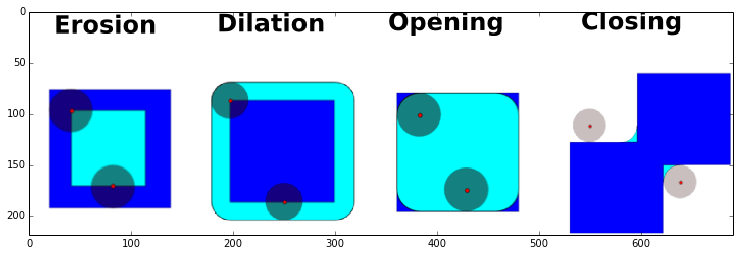
#> input picture Semestr 5/KCK/Laboratoria/Lab4/img/morphology.png, 740 x 256 px
$ jupyter execute morphology.ipynb   (shell and % lines are left out)
#> lines starting #> are read from the running program, lines starting #| are printed output that depends on the picture; after the words box and inside, x2 and y2 are one past the last pixel; in counts of white or black regions, pixels touching at a corner belong together
[cell 1]
from skimage import data, io, morphology
from skimage.color import rgb2hsv, hsv2rgb, rgb2gray
from pylab import *
from skimage.morphology import square
import skimage as si
import numpy as np
from numpy import array
import matplotlib.pyplot as pl

def show(*args):
    "Show multiple images in a row"
    pl.figure(figsize=(20,12))
    for i,img in enumerate(args):
        pl.subplot(1, len(args), i+1)
        imshow(img, cmap='gray')

[cell 2]
figure(figsize=(15,4))
io.imshow(io.imread('img/morphology.png'))

[cell 3]
arr = zeros([7,7],dtype='uint8')
arr[1:6,1:6]=255
arr

[cell 4]
eroded = morphology.erosion(arr, square(3))
eroded

[cell 5]
morphology.dilation(eroded, square(3))

[cell 6]
# Threshold
coins = data.coins()
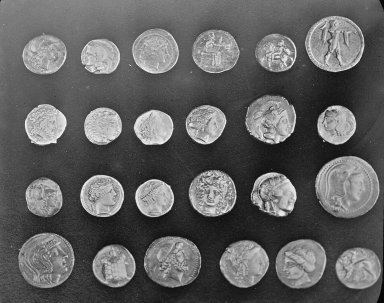
#> input picture skimage.data.coins(), 384 x 303 px
#> coins is the input picture: shape (303, 384); min 1, max 252, mean 96.9
binary = coins > 150
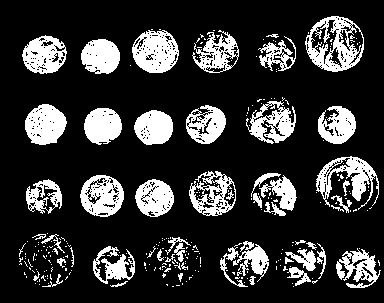
#> binary: shape (303, 384) bool; 20.4% white; 282 white regions (231 under 20 px), largest, box (x1, y1, x2, y2) and area: (305, 16, 364, 72) 1562, (132, 30, 179, 73) 1404, (316, 156, 379, 210) 1264
show(coins, binary)
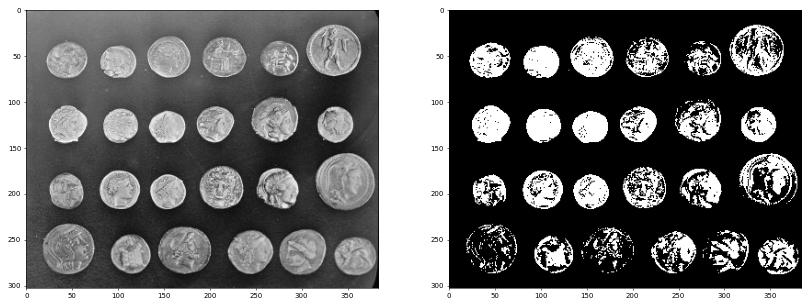
#> figure drawn by matplotlib, 2 panels

[cell 7]
# Erosion
eroded = morphology.erosion(binary, square(3))
#> eroded: shape (303, 384) bool; 8.6% white; 206 white regions (151 under 20 px), largest, box (x1, y1, x2, y2) and area: (26, 105, 66, 144) 880, (85, 109, 121, 143) 862, (82, 40, 119, 73) 805
show(binary, eroded)

[cell 8]
# Dilatation
dilated = morphology.dilation(binary, square(3))
#> dilated: shape (303, 384) bool; 31.9% white; 41 white regions (10 under 20 px), largest, box (x1, y1, x2, y2) and area: (304, 15, 365, 73) 2652, (315, 155, 380, 214) 2537, (245, 96, 297, 145) 1843
show(binary, dilated)

[cell 9]
# Closing (small dark spots were removed)
dilated = morphology.dilation(binary, square(5))
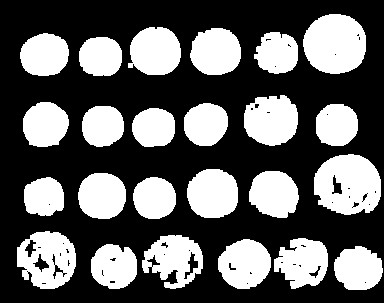
#> dilated: shape (303, 384) bool; 38% white; 24 white regions, largest, box (x1, y1, x2, y2) and area: (314, 154, 381, 215) 3131, (303, 14, 366, 74) 3024, (17, 231, 76, 289) 2369
eroded = morphology.erosion(dilated, square(5))
#> eroded: shape (303, 384) bool; 27.9% white; 40 white regions (15 under 20 px), largest, box (x1, y1, x2, y2) and area: (305, 16, 364, 72) 2472, (316, 156, 379, 213) 2194, (189, 171, 236, 216) 1665
show(binary, dilated, eroded)
result = eroded

[cell 10]
opened = morphology.opening(result, square(2))
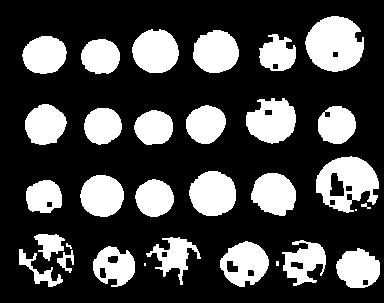
#> opened: shape (303, 384) bool; 27.7% white; 31 white regions (4 under 20 px), largest, box (x1, y1, x2, y2) and area: (305, 16, 364, 72) 2466, (316, 156, 379, 213) 2141, (189, 171, 236, 216) 1665
show(result, opened)

[cell 11]
horse = (255 - data.horse())
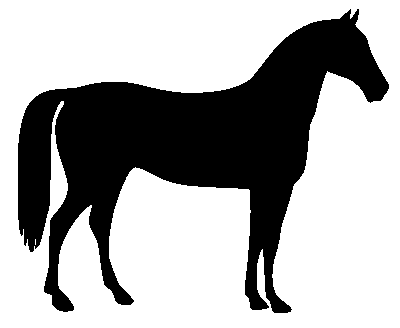
#> input picture skimage.data.horse(), 400 x 328 px
#> horse: shape (328, 400) int64; values 254 (black) and 255 (white), 33.1% white; 1 white region, box (x1, y1, x2, y2) and area: (18, 9, 389, 313) 43412

count = 3
eroded = horse
for i in range(count):
    eroded = morphology.erosion(eroded, square(5))

dilated = eroded
for i in range(count):
    dilated = morphology.dilation(dilated, square(5))
#> this loop made 3 passes
#> pass 1, `dilated = morphology.dilation(dilated, square(5))`:
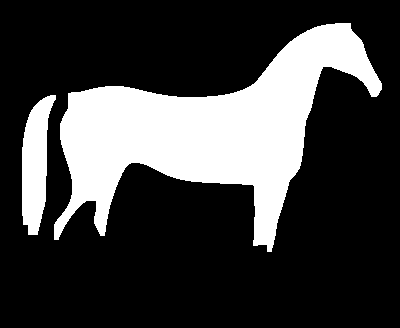
#> dilated: shape (328, 400) int64; values 254 (black) and 255 (white), 24.8% white; 2 white regions, box (x1, y1, x2, y2) and area: (54, 23, 382, 252) 29630, (22, 95, 56, 235) 2967

show(horse, eroded, dilated)

[cell 12]
horse = 255 - data.horse()

count = 3
dilated = horse
for i in range(count):
    dilated = morphology.dilation(dilated, square(2))
#> this loop made 3 passes
#> pass 1, `dilated = morphology.dilation(dilated, square(2))`:
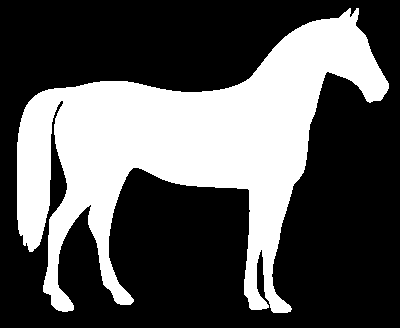
#> dilated: shape (328, 400) int64; values 254 (black) and 255 (white), 34.1% white; 1 white region, box (x1, y1, x2, y2) and area: (17, 8, 389, 313) 44741

eroded = dilated
for i in range(count):
    eroded = morphology.erosion(eroded, square(2))
#> this loop made 3 passes
#> pass 1, `eroded = morphology.erosion(eroded, square(2))`:
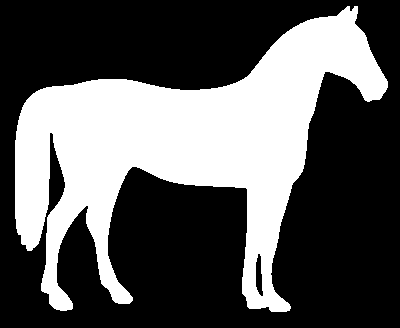
#> eroded: shape (328, 400) int64; values 254 (black) and 255 (white), 35.1% white; 1 white region, box (x1, y1, x2, y2) and area: (15, 6, 388, 312) 46098
#> pass 3, `eroded = morphology.erosion(eroded, square(2))`:
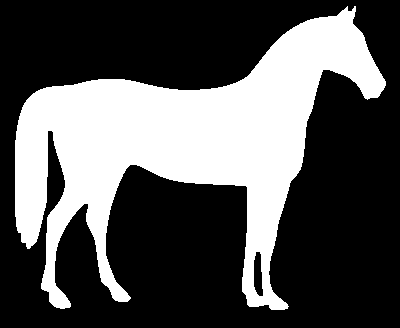
#> eroded: shape (328, 400) int64; values 254 (black) and 255 (white), 33.3% white; 1 white region, box (x1, y1, x2, y2) and area: (15, 6, 386, 310) 43636

show(horse, dilated, eroded)

$ run again, with Semestr 5/KCK/Laboratoria/Lab4/img/convolution.png copied over Semestr 5/KCK/Laboratoria/Lab4/img/morphology.png
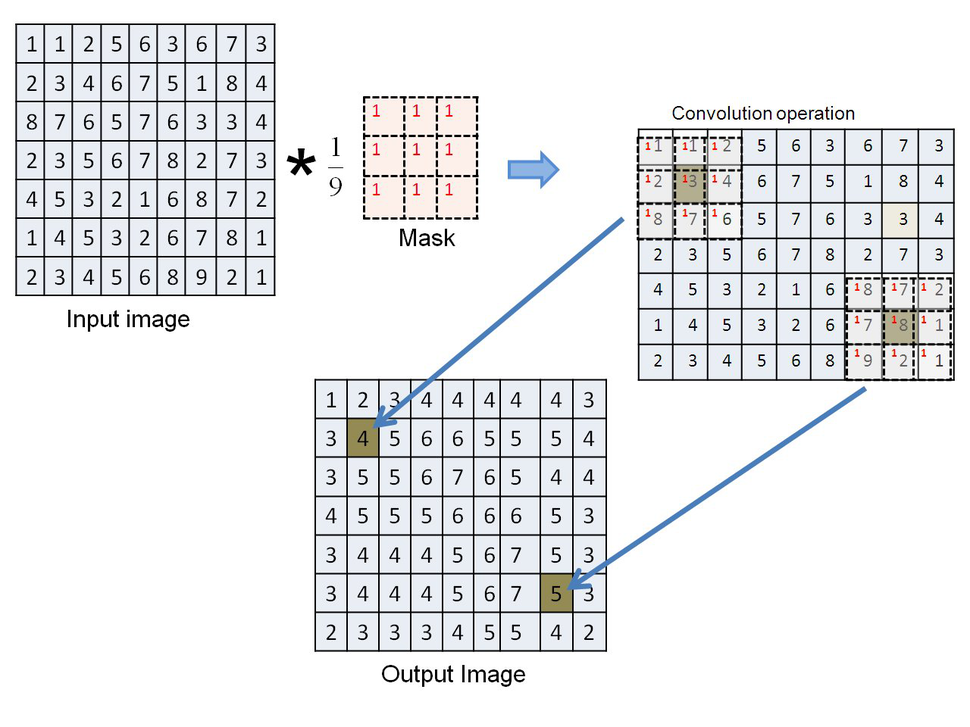
#> input picture Semestr 5/KCK/Laboratoria/Lab4/img/convolution.png, 970 x 727 px, shrunk from 1280 x 960 before the run
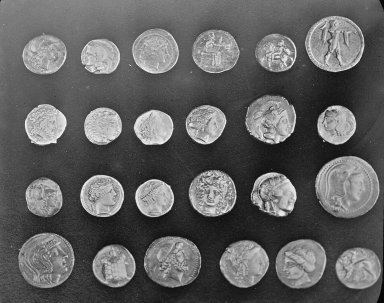
#> input picture skimage.data.coins(), 384 x 303 px
#> coins is the input picture: shape (303, 384); min 1, max 252, mean 96.9
#> binary: shape (303, 384) bool; 20.4% white; 282 white regions (231 under 20 px), largest, box (x1, y1, x2, y2) and area: (305, 16, 364, 72) 1562, (132, 30, 179, 73) 1404, (316, 156, 379, 210) 1264
#> opened: shape (303, 384) bool; 27.7% white; 31 white regions (4 under 20 px), largest, box (x1, y1, x2, y2) and area: (305, 16, 364, 72) 2466, (316, 156, 379, 213) 2141, (189, 171, 236, 216) 1665
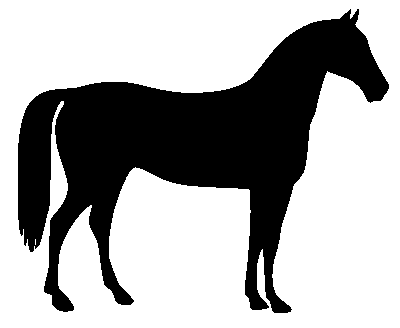
#> input picture skimage.data.horse(), 400 x 328 px
#> horse: shape (328, 400) int64; values 254 (black) and 255 (white), 33.1% white; 1 white region, box (x1, y1, x2, y2) and area: (18, 9, 389, 313) 43412
